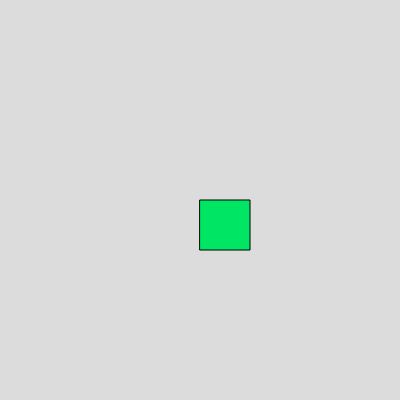
Frame 1 (no input)
Frame 60 (no input): identical to frame 1, image omitted
Frame 120 (the mouse pressed at the canvas centre since frame 60): identical to frame 1, image omitted

The p5.js sketch that drew this single still picture (run headless with seeded random() and noise() and a simulated clock; from frame 60 on, the mouse is pressed at the canvas centre):

// p5.js sketch
// ── sketch.js
let x;
function setup() {
  createCanvas(400, 400);
  x=0;
}

function draw() {
  fill(x,230,100)
  background(220);
  rect(200,200,50,50)
  if(mouseX>200 && mouseX<250 && mouseY > 200 && mouseY <250){
    x = x+200
  }else{
    x=0
  }
}
